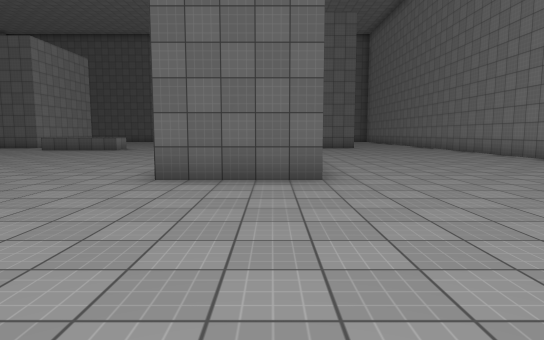
[1] (above)

24 first-person views from a walk through a scene from a Unity 3-D project. The camera is 1.4 m above the floor, tilts 6° down and sees 75° across. The floor is counted in squares, 2 m on a side. Each view is taken from the middle of a square. On the plan, view 1 faces up. The plan holds only what a view shows up to about 11 squares ahead; the rest is blank. The place goes on beyond the plan. The player is left out. Some animated figures are left out. Surface patterns are stand-ins for the level's own textures.

[2]
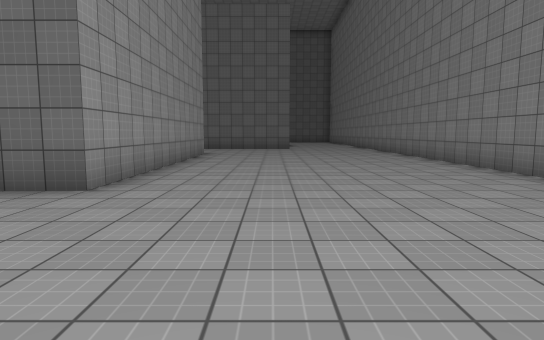

[3]
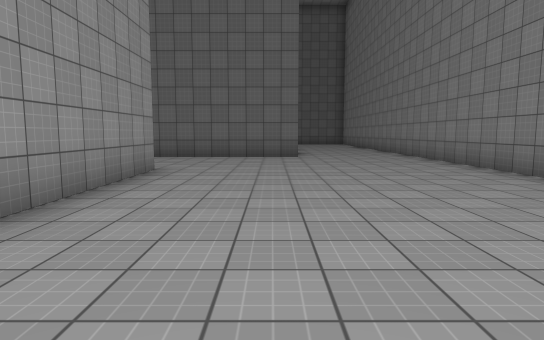

[4]
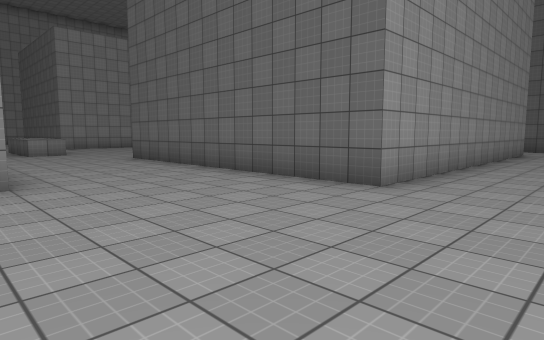

[5]
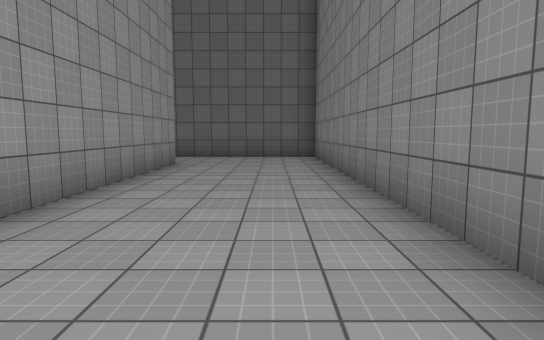

[6]
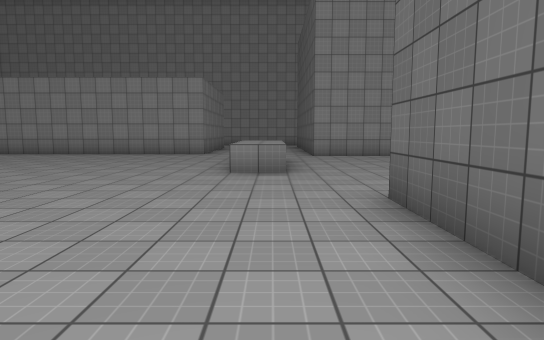

[7]
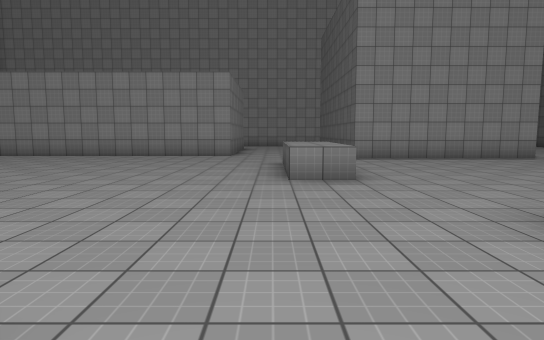

[8]
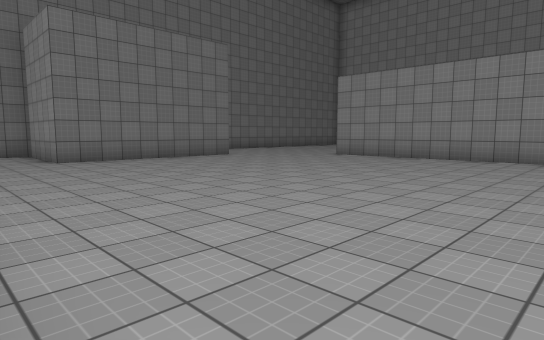

[9]
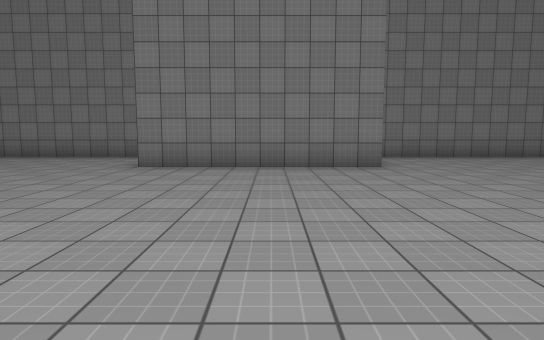

[10]
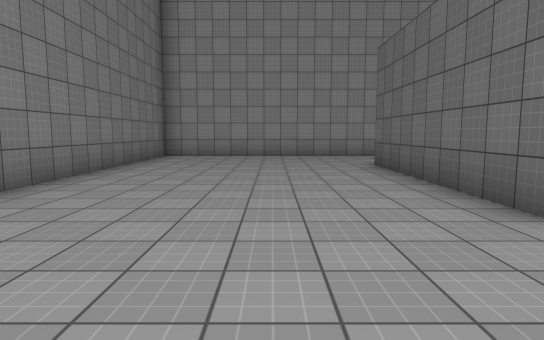

[11]
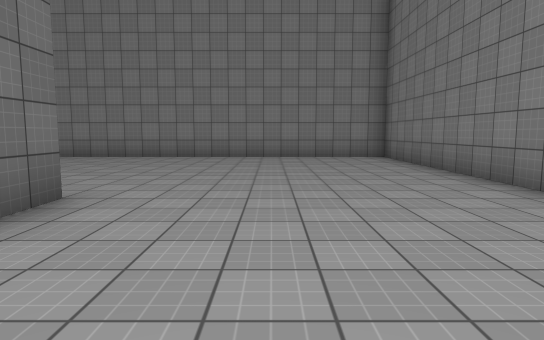

[12]
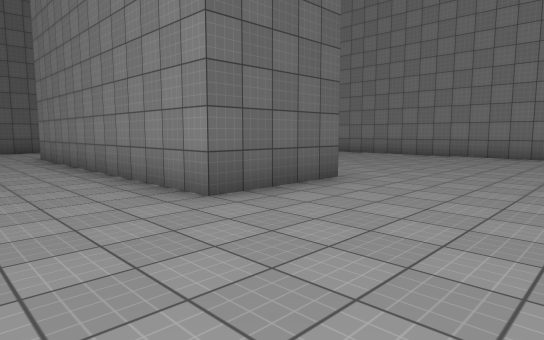

[13]
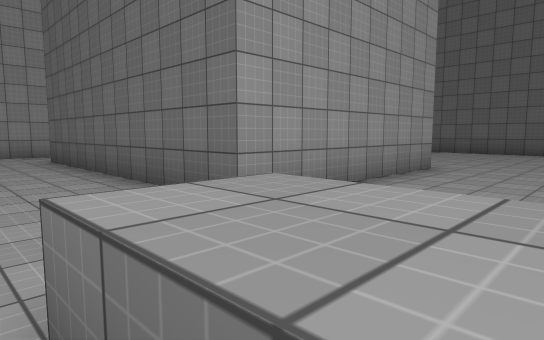

[14]
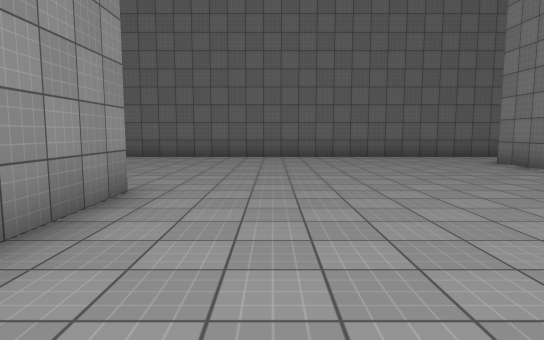

[15]
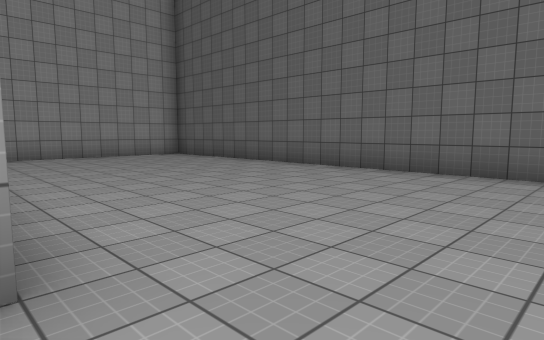

[16]
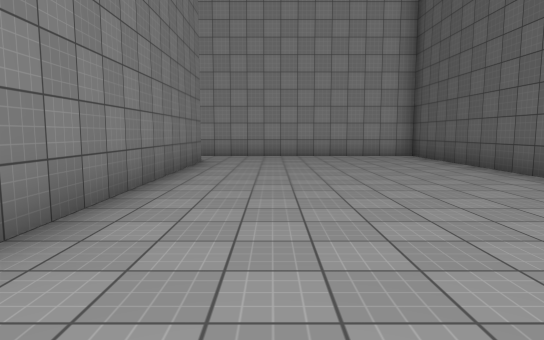

[17]
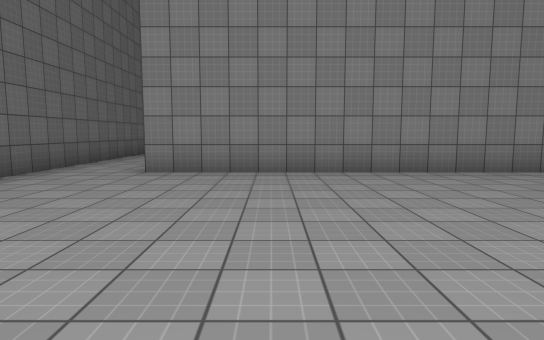

[18]
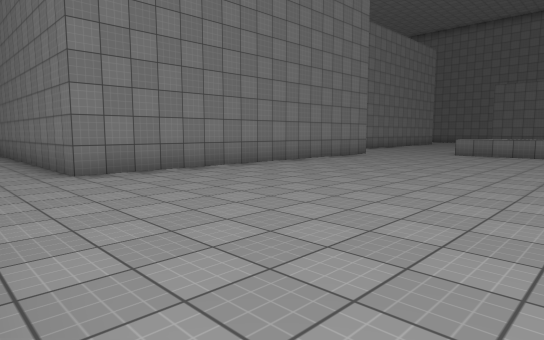

[19]
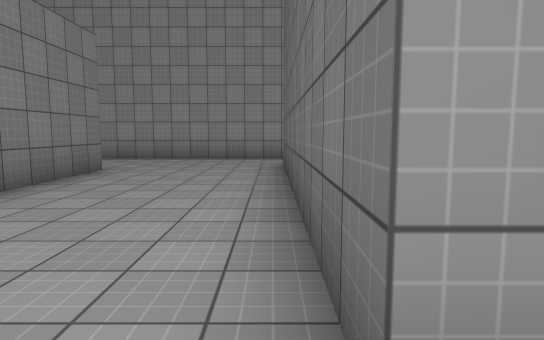

[20]
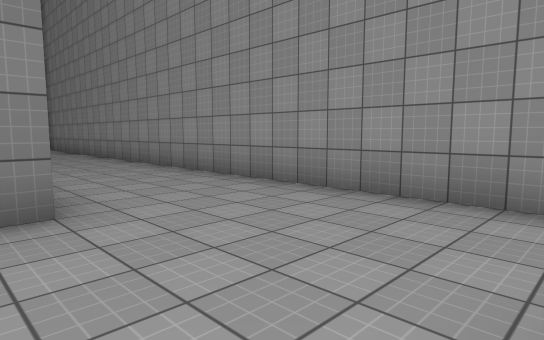

[21]
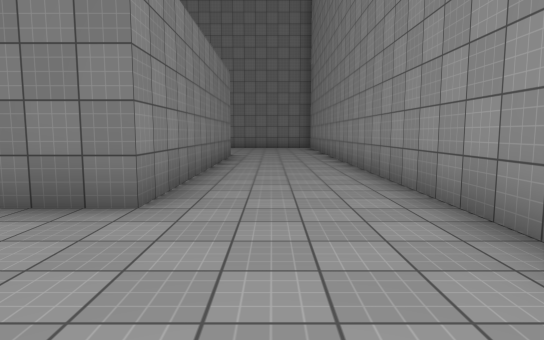

[22]
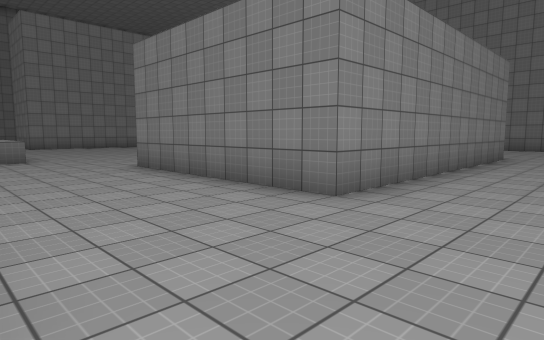

[23]
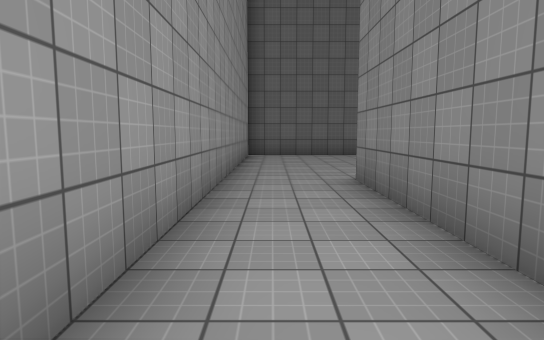

[24]
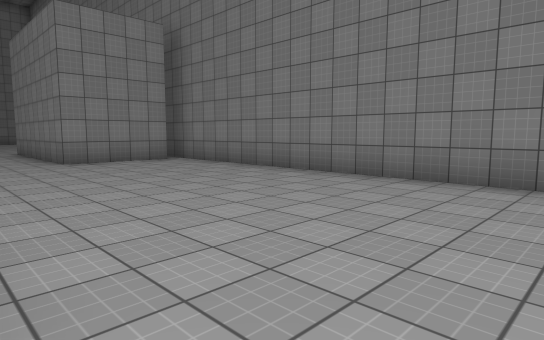

### Floor plan
Points are (right, up) in squares from view 1. A wall is a line through its corners. A room is listed if a view was taken in it or the views show most of it. See-through windows are left out.
Room 1 (views 1, 2, 3, 4, 5, 6, 7, 8, 9, 10, 11, 12, 13, 14, 15, 16, 17, 18, 19, 20, 21, 22, 23, 24)
walls: (-3.8, 17.5) (-3.8, 25.2) (3.2, 25.2); (0.8, 12.9) (0.8, 5.2) (-1.7, 5.2) (-1.7, 12.8); (-10.7, 21.4) (-10.7, 16.3) (-17.8, 16.3); (-11.9, 5.2) (-16.8, 5.2) (-16.8, 12.8) (-11.8, 12.8) (-11.8, 5.8); (-17.7, 17.5) (-17.7, 21.3) (-11.1, 21.3); (-9.3, 0.1) (-9.3, 2.8) (-4.3, 2.8) (-4.3, 0.2); (-4.4, -0.3) (7.3, -0.3) (7.3, 27.3) (3.1, 27.3); (3.8, 25.2) (3.8, 16.3) (-3.8, 16.3); (1, 27.3) (-19.8, 27.3) (-19.8, -0.3) (-8.2, -0.3)
low walls: (-8.1, 14.3) (-9.3, 14.3) (-9.3, 14.8); (-8.5, 15.2) (-6.2, 15.2) (-6.2, 14.3) (-7.4, 14.3)

Where each view was taken, in squares from view 1:
view 1: 0 up, 0 right, facing up
view 2: 1 up, 3 right, facing up
view 3: 6 up, 3 right, facing up
view 4: 12 up, 6 right, facing up-left
view 5: 17 up, 6 right, facing up
view 6: 15 up, 0 right, facing left
view 7: 14 up, 1 left, facing left
view 8: 12 up, 2 left, facing down-left
view 9: 10 up, 7 left, facing down
view 10: 3 up, 9 left, facing left
view 11: 3 up, 3 left, facing right
view 12: 2 up, 4 left, facing up-right
view 13: 14 up, 8 left, facing up-left
view 14: 17 up, 9 left, facing up
view 15: 21 up, 9 left, facing up-left
view 16: 23 up, 9 left, facing left
view 17: 23 up, 10 left, facing right
view 18: 27 up, 10 left, facing down-right
view 19: 16 up, 10 left, facing left
view 20: 16 up, 16 left, facing down-left
view 21: 16 up, 18 left, facing down
view 22: 16 up, 19 left, facing down-right
view 23: 16 up, 19 left, facing up
view 24: 5 up, 18 left, facing down-right
